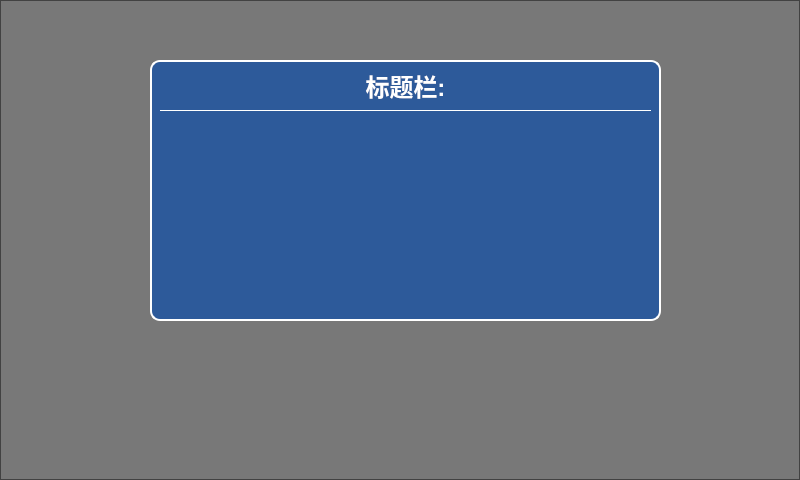
<?xml version="1.0" encoding="UTF-8"?>
<ui version="4.0">
 <class>MESMessageDlg</class>
 <widget class="QDialog" name="MESMessageDlg">
  <property name="geometry">
   <rect>
    <x>0</x>
    <y>0</y>
    <width>800</width>
    <height>480</height>
   </rect>
  </property>
  <property name="windowTitle">
   <string>Dialog</string>
  </property>
  <widget class="QFrame" name="frameBK">
   <property name="geometry">
    <rect>
     <x>0</x>
     <y>0</y>
     <width>800</width>
     <height>480</height>
    </rect>
   </property>
   <property name="styleSheet">
    <string notr="true">#frameBK{
background-color: rgba(38, 38, 38, 150);
}
#widgetMessage { 
	border: 2px solid rgb(255, 255, 255);
	border-radius: 10px;	
	background-color: rgba(24, 82, 163,200);
}
#labelTitle{
	border-radius: 0px;	
	border-bottom: 1px solid rgb(255, 255, 255);
	font:bold 24px;
	color: rgb(255, 255, 255);
}
QPushButton {	
border-radius:5px;	
font: bold 18px;
	color: rgb(255, 255, 255);
min-height:50px;
min-width: 100px;
border: 1px solid rgb(255, 255, 255);
	background-color: qlineargradient(spread:pad, x1:1, y1:1, x2:1, y2:0, stop:0.505682 rgba(35, 97, 222, 247), stop:0.539773 rgba(61, 114, 223, 247), stop:1 rgba(93, 142, 239, 238));
}</string>
   </property>
   <property name="frameShape">
    <enum>QFrame::StyledPanel</enum>
   </property>
   <property name="frameShadow">
    <enum>QFrame::Raised</enum>
   </property>
   <widget class="QWidget" name="widgetMessage" native="true">
    <property name="geometry">
     <rect>
      <x>150</x>
      <y>60</y>
      <width>511</width>
      <height>261</height>
     </rect>
    </property>
    <property name="styleSheet">
     <string notr="true"/>
    </property>
    <widget class="QTextEdit" name="contentText">
     <property name="geometry">
      <rect>
       <x>40</x>
       <y>70</y>
       <width>431</width>
       <height>91</height>
      </rect>
     </property>
     <property name="focusPolicy">
      <enum>Qt::NoFocus</enum>
     </property>
     <property name="styleSheet">
      <string notr="true">background-color: rgba(255, 255, 255, 0);
font: 18px;
border-radius:0px;
color: rgb(255, 255, 127);</string>
     </property>
     <property name="readOnly">
      <bool>true</bool>
     </property>
     <property name="html">
      <string>&lt;!DOCTYPE HTML PUBLIC &quot;-//W3C//DTD HTML 4.0//EN&quot; &quot;http://www.w3.org/TR/REC-html40/strict.dtd&quot;&gt;
&lt;html&gt;&lt;head&gt;&lt;meta name=&quot;qrichtext&quot; content=&quot;1&quot; /&gt;&lt;style type=&quot;text/css&quot;&gt;
p, li { white-space: pre-wrap; }
&lt;/style&gt;&lt;/head&gt;&lt;body style=&quot; font-family:'宋体'; font-size:18px; font-weight:400; font-style:normal;&quot;&gt;
&lt;p style=&quot;-qt-paragraph-type:empty; margin-top:0px; margin-bottom:0px; margin-left:0px; margin-right:0px; -qt-block-indent:0; text-indent:0px;&quot;&gt;&lt;br /&gt;&lt;/p&gt;&lt;/body&gt;&lt;/html&gt;</string>
     </property>
    </widget>
    <widget class="QDialogButtonBox" name="buttonBox">
     <property name="geometry">
      <rect>
       <x>50</x>
       <y>170</y>
       <width>401</width>
       <height>71</height>
      </rect>
     </property>
     <property name="focusPolicy">
      <enum>Qt::NoFocus</enum>
     </property>
     <property name="orientation">
      <enum>Qt::Horizontal</enum>
     </property>
     <property name="standardButtons">
      <set>QDialogButtonBox::NoButton</set>
     </property>
     <property name="centerButtons">
      <bool>true</bool>
     </property>
    </widget>
    <widget class="QLabel" name="labelTitle">
     <property name="geometry">
      <rect>
       <x>10</x>
       <y>0</y>
       <width>491</width>
       <height>51</height>
      </rect>
     </property>
     <property name="font">
      <font>
       <pointsize>-1</pointsize>
       <weight>75</weight>
       <italic>false</italic>
       <bold>true</bold>
      </font>
     </property>
     <property name="styleSheet">
      <string notr="true"/>
     </property>
     <property name="lineWidth">
      <number>1</number>
     </property>
     <property name="text">
      <string>标题栏:</string>
     </property>
     <property name="alignment">
      <set>Qt::AlignCenter</set>
     </property>
    </widget>
   </widget>
  </widget>
 </widget>
 <resources/>
 <connections/>
</ui>
